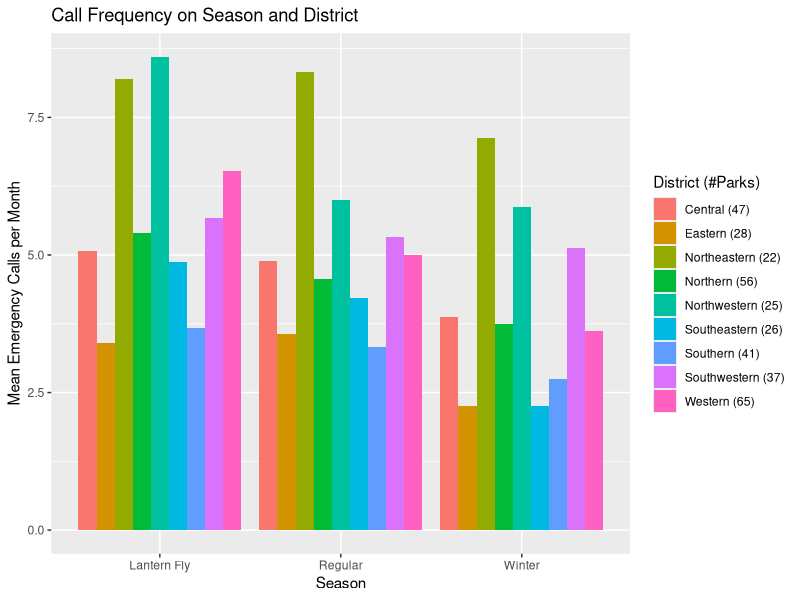

Source code (R):
library("ggplot2")
library("dplyr")

df_parkcalls <- read.csv("../data/ParkCall.csv")
df_meanCallSeason<- df_parkcalls %>%
	group_by(policeDistrict, Season) %>%
	summarise(nParks = median(nParks),
		  avgCallM = mean(callFreq),
		  subgroupSize = n(),
		  sdCallM = sd(callFreq))
groups <- unique(sprintf("%s (%s)",df_meanCallSeason$policeDistrict, df_meanCallSeason$nParks))
ggplot(data = df_meanCallSeason,
       aes(x=Season, y=avgCallM, fill = policeDistrict)) +
	geom_bar(stat="identity", position ="dodge") +
	scale_fill_discrete(name="District (#Parks)", labels=groups) +
	labs(x="Season", y="Mean Emergency Calls per Month",
	     title = "Call Frequency on Season and District")
write.csv(df_meanCallSeason, "plot_dataset.csv")
